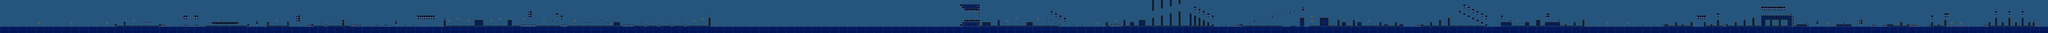

Tiled map render using the project's own tile images. Description and the map definition, with tile-layer contents summarised, below:
An orthogonal 928x15 tile map with 16x16 px tiles, 2 tile layers (SP, ...), 2 tilesets.

<map version="1.10" tiledversion="1.10.2" orientation="orthogonal" renderorder="right-down" width="928" height="15" tilewidth="16" tileheight="16" infinite="0" nextlayerid="3" nextobjectid="1">
 <editorsettings>
  <export target="Room1.csv" format="csv" />
 </editorsettings>
 <tileset firstgid="1" name="famidash" tilewidth="16" tileheight="16" tilecount="240" columns="16">
  <image source="../gfx/famidash.bmp" width="256" height="240" />
 </tileset>
 <tileset firstgid="241" name="sprites" tilewidth="16" tileheight="16" tilecount="16" columns="16">
  <image source="../gfx/sprites.png" width="256" height="16" />
 </tileset>
 <layer id="1" width="928" height="15" opacity="0.49">
  <data>[13920 cells, 13920 non-empty, 31 distinct tile ids]</data>
 </layer>
 <layer id="2" name="SP" width="928" height="15">
  <data>[13920 cells, 3 non-empty, 2 distinct tile ids]</data>
 </layer>
</map>
